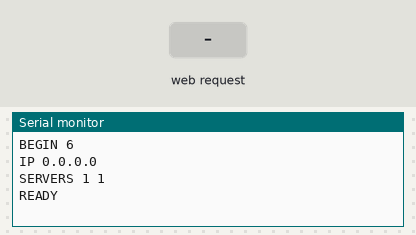
This sketch was run on a simulated ESP32. On the bench: the last lines printed to the serial monitor. The inputs (shaded band) are chosen by the test bench. WiFi joins after 1.5 s; servers stay silent unless stated.

Above: at 1.2 s.
1.3 s: HTTP request GET /bc received
At 2.0 s:
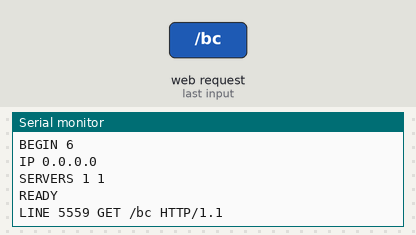
2.8 s: HTTP request GET /stop received
At 3.2 s:
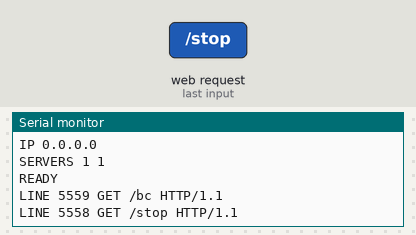

Measured:
- after the input at 1.3 s, the serial monitor: prints a new line at once (image 1)
- after the input at 2.8 s, the serial monitor: prints a new line at once (image 2)

The sketch:

WiFiServerCheck.ino
```cpp
// WiFiServer check: available() serves port 5558 and accept() serves 5559; a host script provides clients.
// Port 5558 uppercases normal lines; "bc" broadcasts "all\\n" and "stop" replies "bye\\n" before stop().
// Port 5559 sends "hi\\n" after accept(), echoes a line then stops. USB reports "IP <address>" and "READY".
// Print "LINE <port> <content>" per handled line. Tracked arduino_secrets.h has empty credentials for compilation only.
#include <WiFi.h>

#include "arduino_secrets.h"

WiFiServer server(5558);
WiFiServer acceptor(5559);

/**
 * @brief Read a line without its newline, waiting at most 1 s.
 */
static bool readLine(WiFiClient &c, String &line)
{
    unsigned long start = millis();
    line = "";
    while (millis() - start < 1000) {
        int b = c.read();
        if (b < 0) {
            delay(1);
        } else if (b == '\n') {
            return true;
        } else {
            line += (char)b;
        }
    }
    return false;
}

/**
 * @brief Initialize the resources used by this example or validation sketch.
 */
void setup()
{
    Serial.begin(115200);
    while (!Serial && millis() < 10000) {
    }
    int st = WiFi.begin(SECRET_SSID, SECRET_PASS);
    Serial.print("BEGIN ");
    Serial.println(st);
    Serial.print("IP ");
    Serial.println(WiFi.localIP());
    server.begin();
    acceptor.begin();
    Serial.print("SERVERS ");
    Serial.print((bool)server);
    Serial.print(' ');
    Serial.println((bool)acceptor);
    Serial.println("READY");
}

/**
 * @brief Service the example or validation scenario on each Arduino loop iteration.
 */
void loop()
{
    String line;
    WiFiClient c = server.available();
    if (c && readLine(c, line)) {
        Serial.print("LINE 5558 ");
        Serial.println(line);
        if (line == "bc") {
            server.write((const uint8_t *)"all\n", 4);
        } else if (line == "stop") {
            c.print("bye\n");
            c.stop();
        } else {
            line.toUpperCase();
            c.print(line + "\n");
        }
    }
    WiFiClient a = acceptor.accept();
    if (a) {
        a.print("hi\n");
        if (readLine(a, line)) {
            Serial.print("LINE 5559 ");
            Serial.println(line);
        }
        a.stop();
    }
}
```

arduino_secrets.h
```cpp
// Set credentials only in a private hardware-test copy; tracked values stay empty.
#define SECRET_SSID ""
#define SECRET_PASS ""
```
